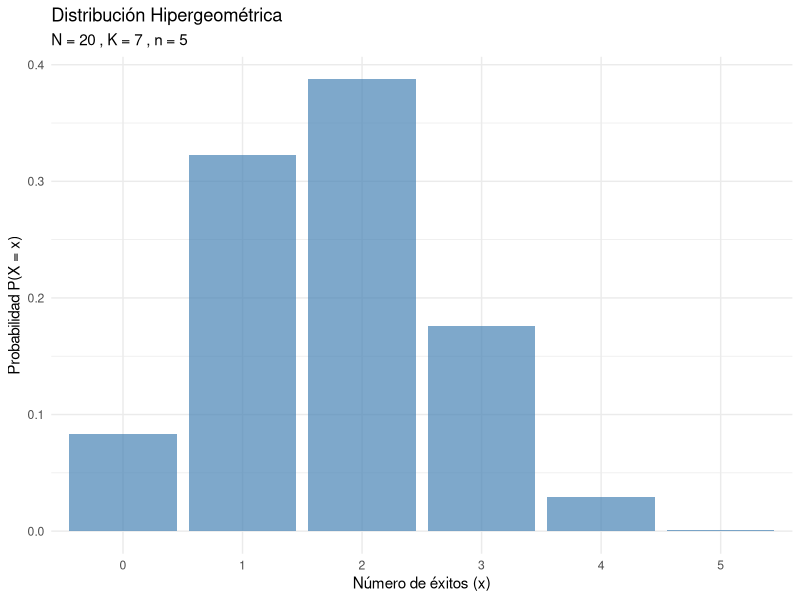

Source code (R):
## ---- chunk 1
# EJEMPLOS PRÁCTICOS
# Ejemplo 1: Cálculo básico
N <- 20
K <- 7
n <- 5

cat("**Ejemplo 1:** Urna con bolas\n")
cat("Parámetros: N =", N, ", K =", K, ", n =", n, "\n\n")

# Probabilidad de obtener exactamente 2 éxitos
prob <- dhyper(x = 2, m = K, n = N - K, k = n)
cat("P(X = 2) =", round(prob, 4), "\n")

# Media teórica
media_teorica <- n * (K / N)
cat("Media teórica E(X) =", round(media_teorica, 4), "\n")

# Varianza teórica
varianza_teorica <- n * (K/N) * ((N-K)/N) * ((N-n)/(N-1))
cat("Varianza teórica Var(X) =", round(varianza_teorica, 4), "\n")
## ---- chunk 2
# Ejemplo 2: Distribución completa
cat("\n**Ejemplo 2:** Función de masa de probabilidad completa\n")
valores_posibles <- max(0, n - (N - K)):min(n, K)
probabilidades <- dhyper(x = valores_posibles, m = K, n = N - K, k = n)

distribucion <- data.frame(
  x = valores_posibles,
  P_X = round(probabilidades, 4)
)
print(distribucion)
## ---- chunk 3
# Visualización
library(ggplot2)
ggplot(distribucion, aes(x = factor(x), y = P_X)) +
  geom_col(fill = "steelblue", alpha = 0.7) +
  labs(
    title = "Distribución Hipergeométrica",
    subtitle = paste("N =", N, ", K =", K, ", n =", n),
    x = "Número de éxitos (x)",
    y = "Probabilidad P(X = x)"
  ) +
  theme_minimal()
